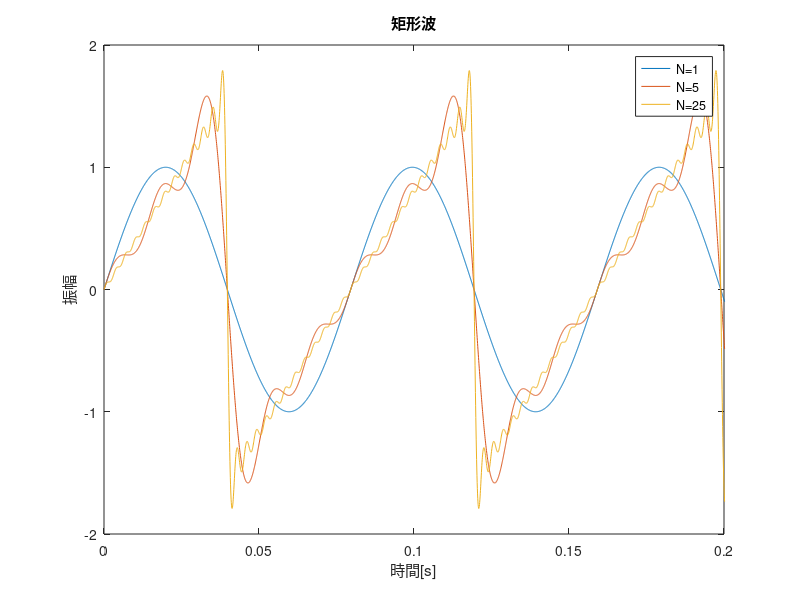

Recreate this plot in MATLAB.
clear;
Fs=16000;               % sampling rate = 16kHz
y1 = 0;
y2 = 0;
y3 = 0;
f = 2;
t=([0:Fs-1]/Fs);        % 1sec
f0 = 2*pi/0.5;          % cycle = 0.5s

for k=1:1
    y=(-1)^(k-1)/k*sin(2*pi*k*f0*t);
    y1 = y1 + y;        % sawtooth wave, N = 1
end

for k=1:5
    y=(-1)^(k-1)/k*sin(2*pi*k*f0*t);
    y2 = y2 + y;        % sawtooth wave, N = 5
end

for k=1:25
    y=(-1)^(k-1)/k*sin(2*pi*k*f0*t);
    y3 = y3 +y;         % sawtooth wave, N = 25
end

plot(t,y1,t,y2,t,y3);
axis([0 0.2 -2 2]);
legend('N=1','N=5','N=25');
xlabel('時間[s]');
ylabel('振幅');
title('矩形波');